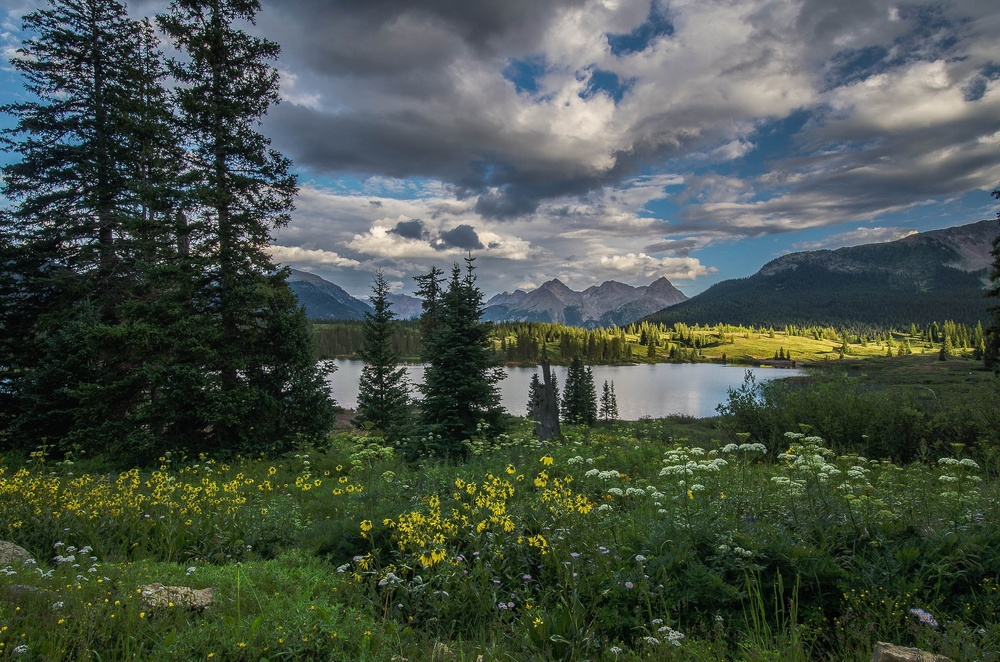
#> input picture Lab2/image.jpg, 1000 x 662 px, shrunk from 2560 x 1696 before the run
$ python distortion_correction.py
#> lines starting #> are read from the running program, lines starting #| are printed output that depends on the picture
#> further down, image is the input picture: shape (662, 1000, 3); mean B, G, R 72.8, 82, 71.6
import cv2
import numpy as np


def barrel_distortion(image):
    # Получаем размеры изображения
    rows, cols = image.shape[0:2]
#> rows = 662; cols = 1000

    # Вычисляем середину
    xi, yi = np.meshgrid(np.arange(cols), np.arange(rows))
    x_mid = cols / 2.0
#> x_mid = 500
    y_mid = rows / 2.0
#> y_mid = 331
    xi = xi - x_mid
    yi = yi - y_mid
    r, theta = cv2.cartToPolar(xi / x_mid, yi / y_mid)

    # Указываем коэффициенты
    F3 = 0.3
    F5 = 0.12
    r = r + F3 ** 2 + F5 ** 2

    # Применяем дисторсию
    u, v = cv2.polarToCart(r, theta)
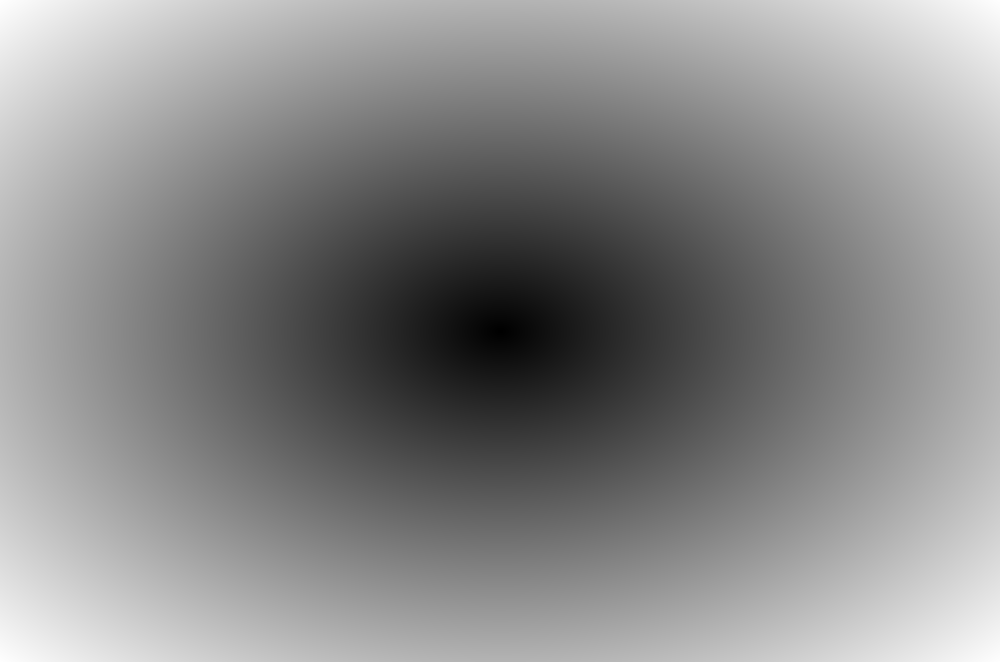
#> r: shape (662, 1000) float64; min 0.104, max 1.52, mean 0.87; drawn with min black and max white
    u = u * x_mid + x_mid
    v = v * y_mid + y_mid
    image_barrel = cv2.remap(image, u.astype(np.float32), v.astype(np.float32), cv2.INTER_LINEAR)
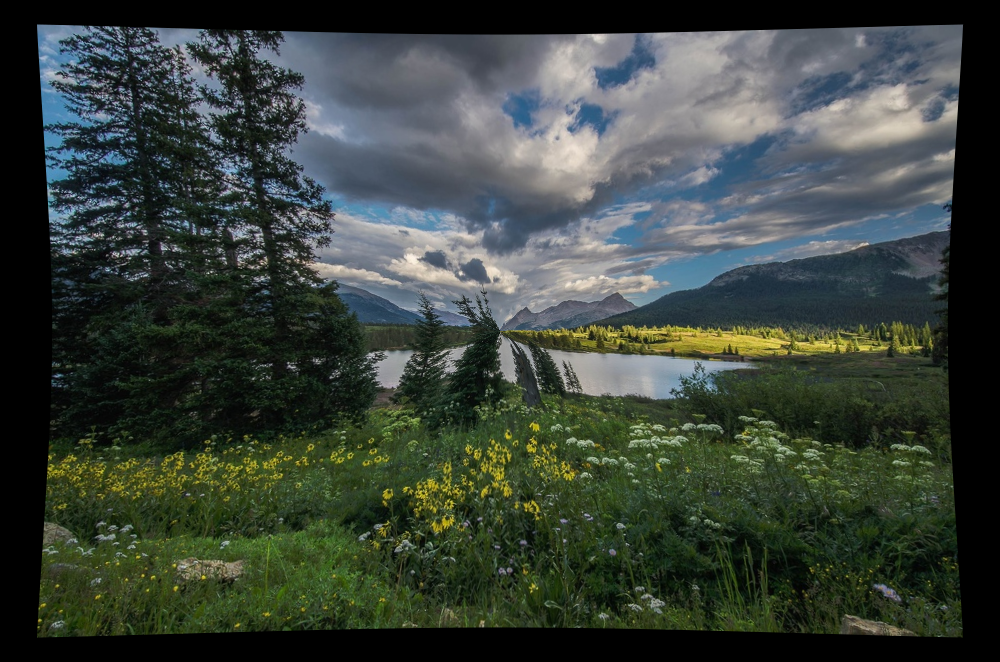
#> image_barrel: shape (662, 1000, 3); mean B, G, R 59.3, 67.1, 58.3

    return image_barrel


def pillow_distortion(image):
    # Получаем размеры изображения
    rows, cols, channels = image.shape
#> rows = 662; cols = 1000; channels = 3

    # Вычисляем середину
    xi, yi = np.meshgrid(np.arange(cols), np.arange(rows))
    x_mid = cols / 2.0
#> x_mid = 500
    y_mid = rows / 2.0
#> y_mid = 331
    xi = xi - x_mid
    yi = yi - y_mid
    r, theta = cv2.cartToPolar(xi / x_mid, yi / y_mid)

    # Указываем коэффициенты
    F3 = 0.1
    r = r + F3 * r ** 2

    # Применяем дисторсию
    u, v = cv2.polarToCart(r, theta)
    u = u * x_mid + x_mid
    v = v * y_mid + y_mid
    image_pillow = cv2.remap(image, u.astype(np.float32), v.astype(np.float32), cv2.INTER_LINEAR)
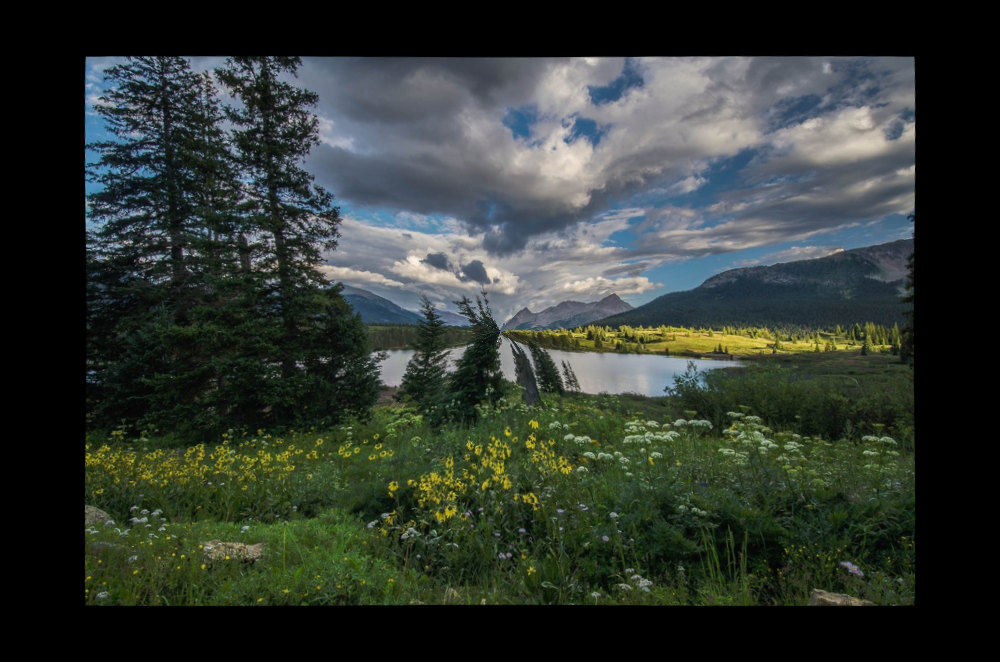
#> image_pillow: shape (662, 1000, 3); mean B, G, R 49.8, 56.2, 49

    return image_pillow


image = cv2.imread('image.jpg')

image_barrel = barrel_distortion(image)
cv2.imwrite("image_barrel.jpg", image_barrel)

image_unbarrelled = pillow_distortion(image_barrel)
cv2.imwrite("image_unbarrelled.jpg", image_unbarrelled)

image_pillow = pillow_distortion(image)
#> in pillow_distortion (call 2), `image_pillow = cv2.remap(image, u.astype(np.float32), v.astype(np.floa..`:
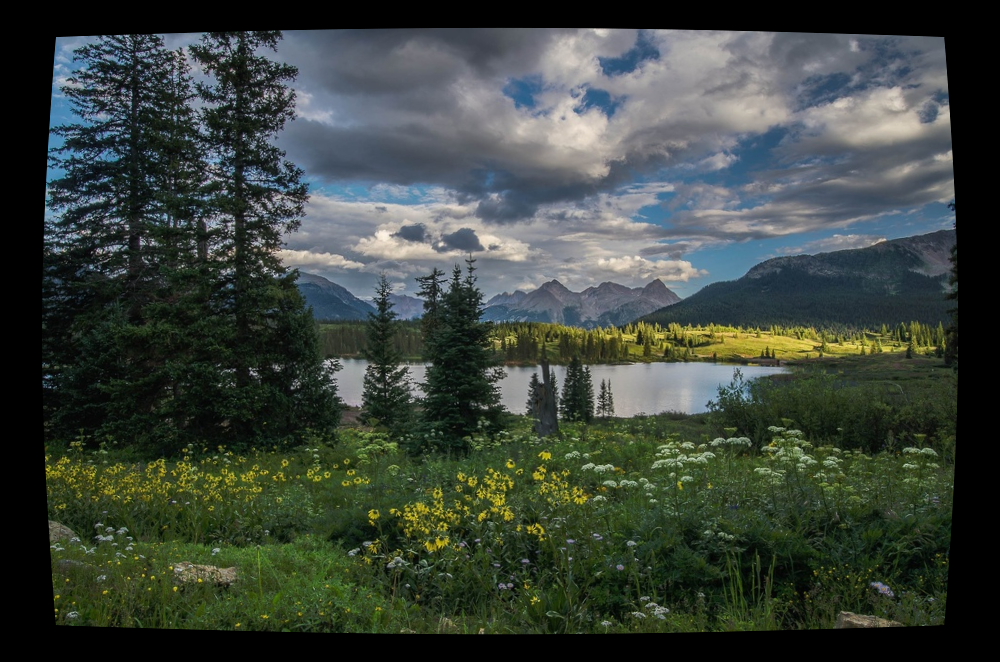
#> image_pillow: shape (662, 1000, 3); mean B, G, R 60.2, 67.7, 59.2
cv2.imwrite("image_pillow.jpg", image_pillow)
image_unpillowed = barrel_distortion(image_pillow)
#> in barrel_distortion (call 2), `image_barrel = cv2.remap(image, u.astype(np.float32), v.astype(np.floa..`:
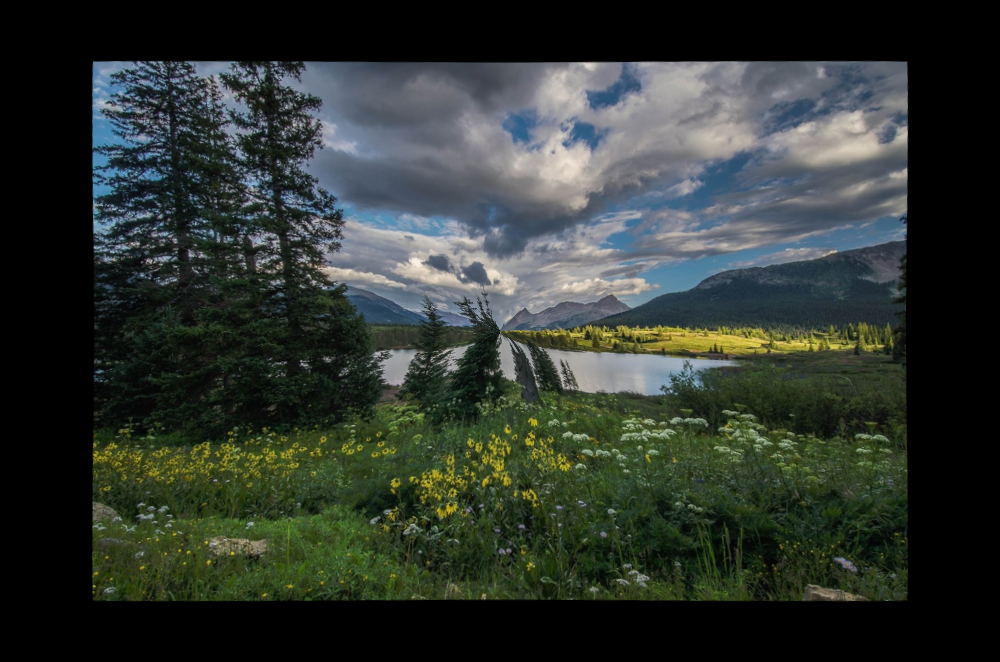
#> image_barrel: shape (662, 1000, 3); mean B, G, R 48, 54.2, 47.2
cv2.imwrite("image_unpillowed.jpg", image_unpillowed)

$ run again, with Lab2/bevel.jpg copied over Lab2/image.jpg
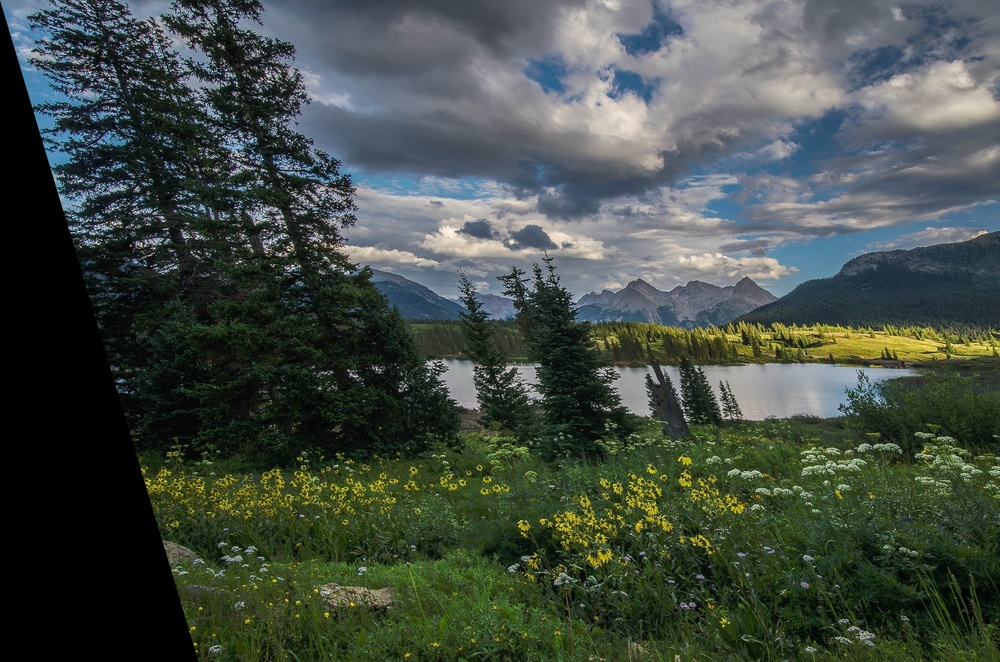
#> input picture Lab2/bevel.jpg, 1000 x 662 px, shrunk from 2560 x 1696 before the run
#> image is the input picture: shape (662, 1000, 3); mean B, G, R 68.5, 76.1, 66.8
#> in pillow_distortion (call 2), `image_pillow = cv2.remap(image, u.astype(np.float32), v.astype(np.floa..`:
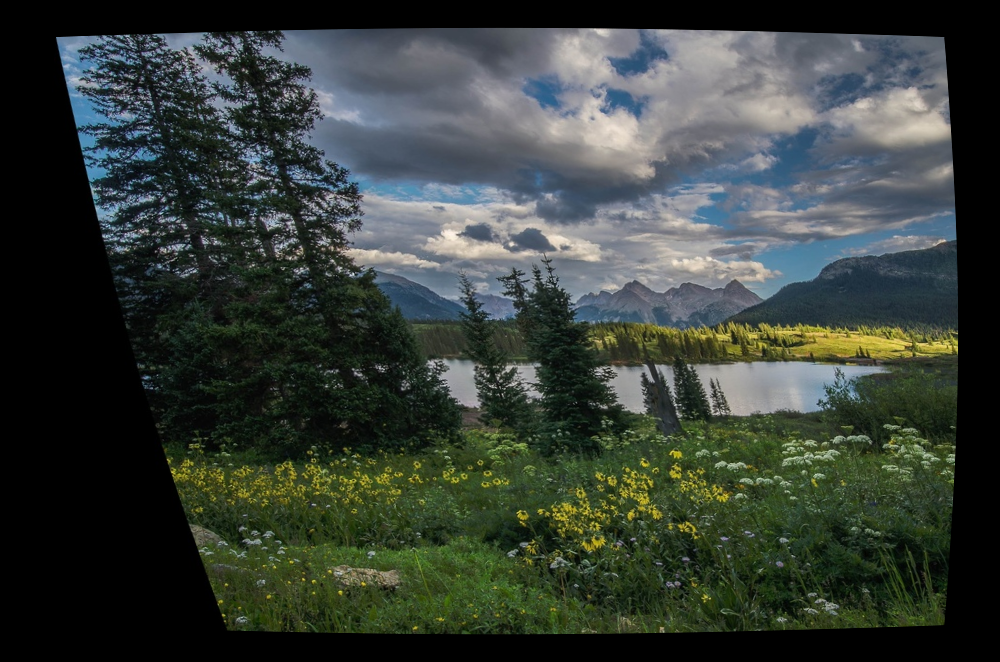
#> image_pillow: shape (662, 1000, 3); mean B, G, R 56.6, 62.9, 55.2
#> in barrel_distortion (call 2), `image_barrel = cv2.remap(image, u.astype(np.float32), v.astype(np.floa..`:
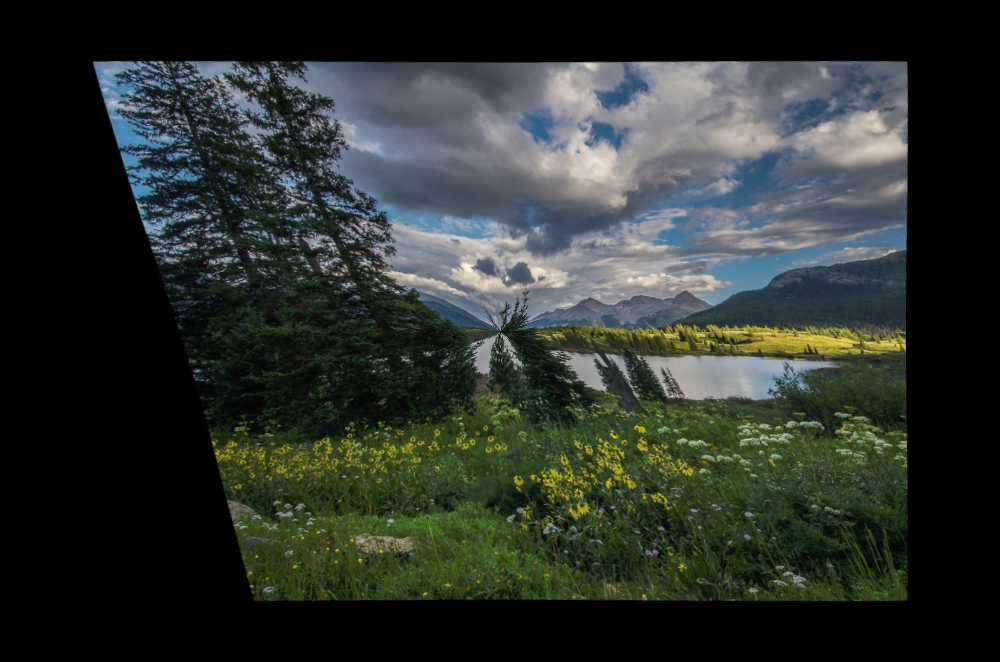
#> image_barrel: shape (662, 1000, 3); mean B, G, R 45.2, 50.5, 44.2

$ run again, with Lab2/nature_1.jpg copied over Lab2/image.jpg
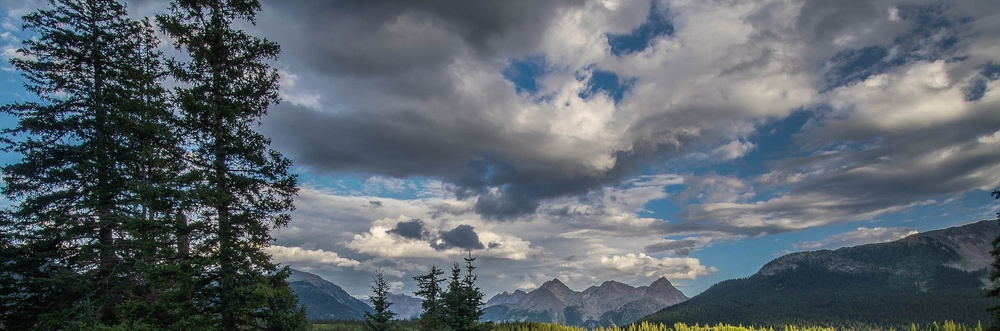
#> input picture Lab2/nature_1.jpg, 1000 x 331 px, shrunk from 2560 x 848 before the run
#> image is the input picture: shape (331, 1000, 3); mean B, G, R 108.3, 100.3, 91
#> in pillow_distortion (call 2), `image_pillow = cv2.remap(image, u.astype(np.float32), v.astype(np.floa..`:
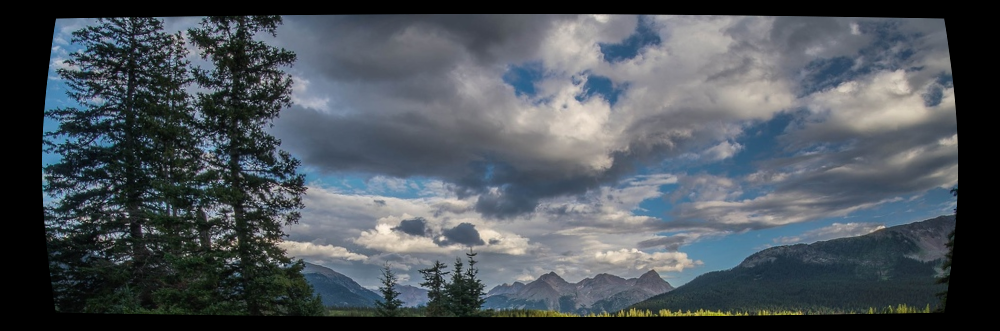
#> image_pillow: shape (331, 1000, 3); mean B, G, R 89.9, 83.2, 75.7
#> in barrel_distortion (call 2), `image_barrel = cv2.remap(image, u.astype(np.float32), v.astype(np.floa..`:
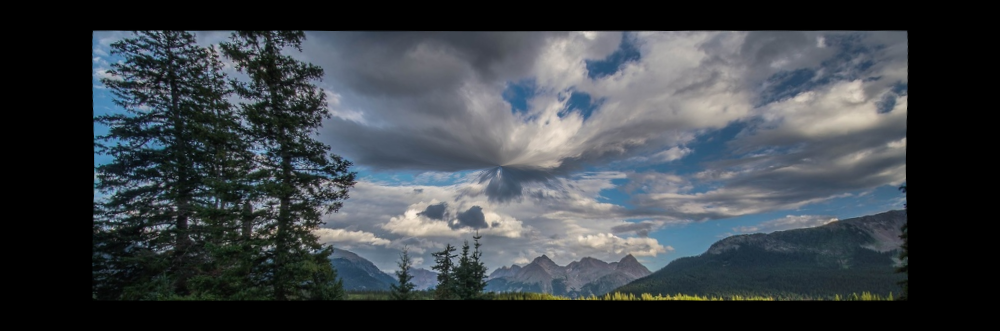
#> image_barrel: shape (331, 1000, 3); mean B, G, R 71.5, 66.3, 60.1

$ run again, with Lab2/nature_2.jpg copied over Lab2/image.jpg
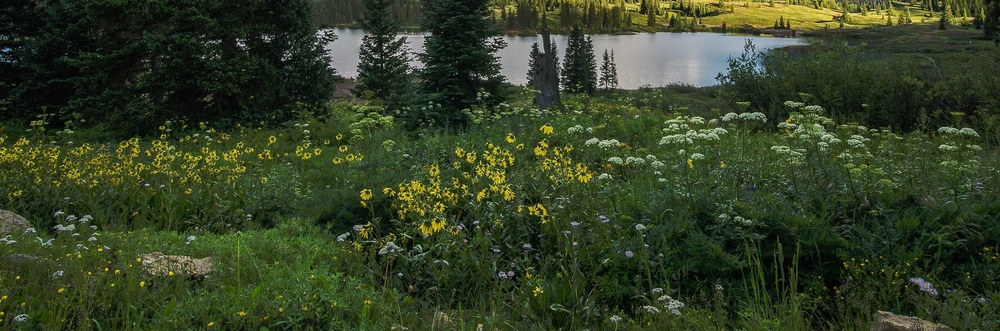
#> input picture Lab2/nature_2.jpg, 1000 x 331 px, shrunk from 2560 x 848 before the run
#> image is the input picture: shape (331, 1000, 3); mean B, G, R 37.5, 63.8, 52.1
#> in pillow_distortion (call 2), `image_pillow = cv2.remap(image, u.astype(np.float32), v.astype(np.floa..`:
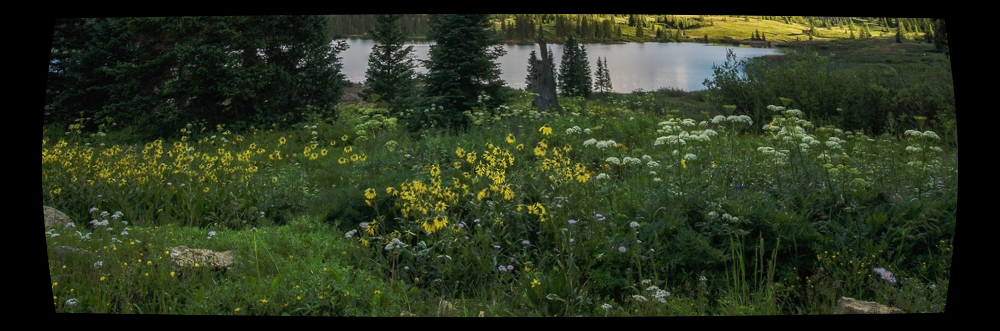
#> image_pillow: shape (331, 1000, 3); mean B, G, R 31, 52.7, 43.1
#> in barrel_distortion (call 2), `image_barrel = cv2.remap(image, u.astype(np.float32), v.astype(np.floa..`:
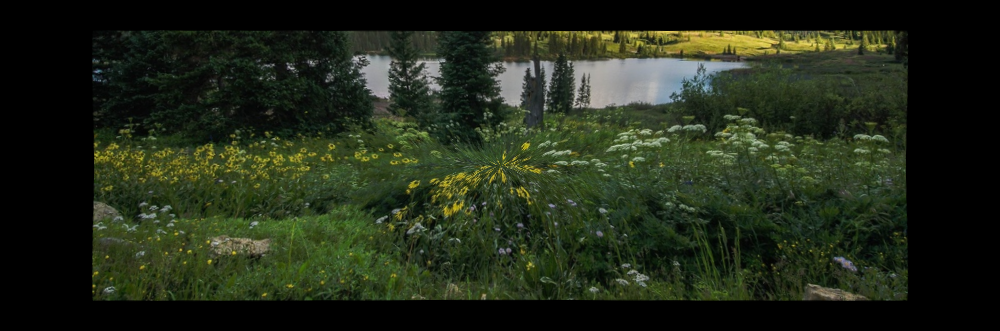
#> image_barrel: shape (331, 1000, 3); mean B, G, R 24.8, 41.8, 34.1
